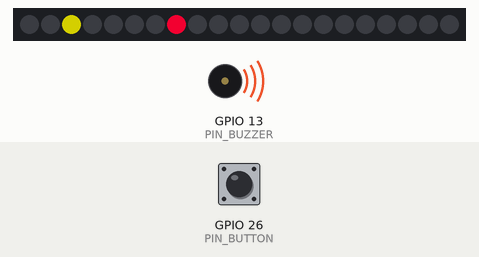
The sketch below on a simulated ESP32. On the bench: 21 RGB LEDs in strip order, left to right, buzzer (waves = sounding). The test bench sets the inputs (shaded band); at power-on: GPIO 26 (PIN_BUTTON) HIGH. Dim RGB values are drawn brighter than linear; random numbers use the default seed unless the sketch sets one.

Above: at 1.26 s.
1.3 s: GPIO 26 (PIN_BUTTON) pulled LOW for 3.2 s
At 3.77 s:
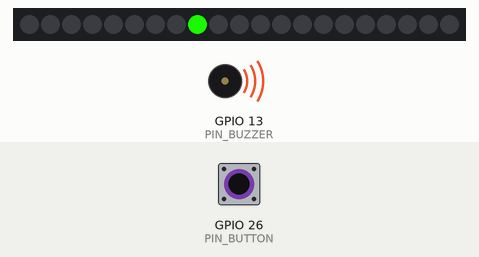
5.1 s: GPIO 26 (PIN_BUTTON) pulled LOW for 3.2 s
At 7.57 s:
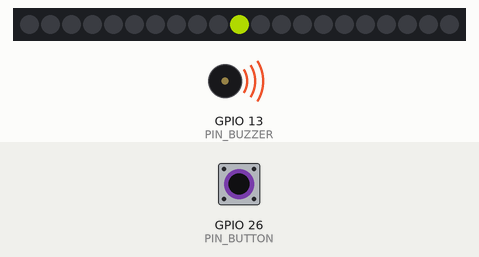
8.9 s: GPIO 26 (PIN_BUTTON) pulled LOW for 3.2 s
At 11.37 s:
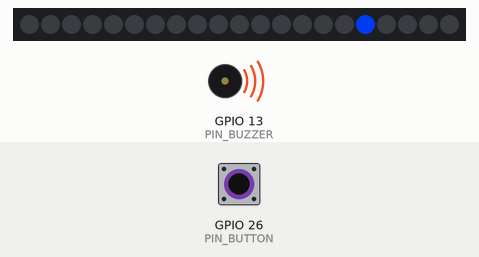
12.7 s: GPIO 26 (PIN_BUTTON) pulled LOW for 3.2 s
At 15.61 s:
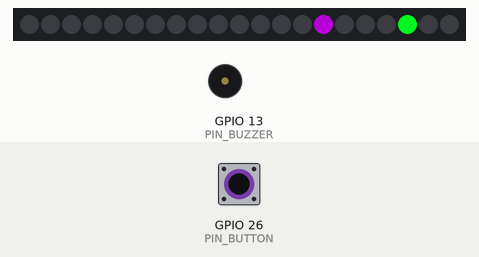
16.5 s: GPIO 26 (PIN_BUTTON) pulled LOW for 3.2 s
At 19.41 s:
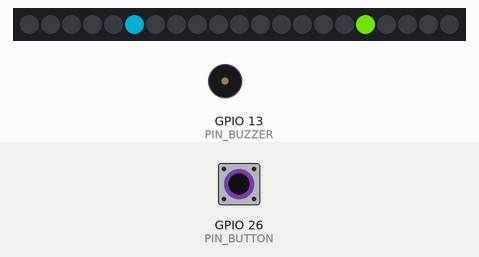
20.3 s: GPIO 26 (PIN_BUTTON) pulled LOW for 3.2 s
At 27.9 s:
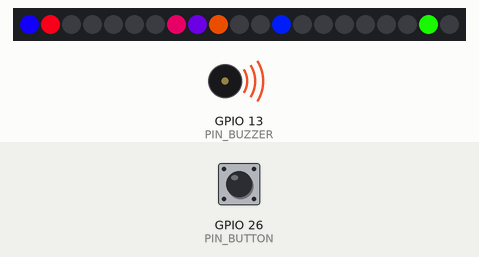
Timing chart, 0 to 29.9 s (numbered marks = the images above; inputs shaded):
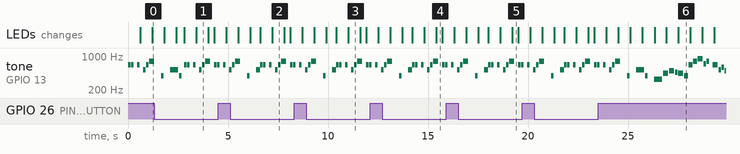

Measured:
- by itself, tone on GPIO 13 (PIN_BUZZER): plays 659 Hz for 0.14 s, 784 Hz for 0.27 s, 392 Hz for 0.14 s, 523 Hz for 0.20 s, 659 Hz for 0.14 s, 659 Hz for 0.14 s … (34 notes in this stretch)

The sketch:

Juego_elegir_musica.ino
```cpp
#define NOTE_B0  31
#define NOTE_C1  33
#define NOTE_CS1 35
#define NOTE_D1  37
#define NOTE_DS1 39
#define NOTE_E1  41
#define NOTE_F1  44
#define NOTE_FS1 46
#define NOTE_G1  49
#define NOTE_GS1 52
#define NOTE_A1  55
#define NOTE_AS1 58
#define NOTE_B1  62
#define NOTE_C2  65
#define NOTE_CS2 69
#define NOTE_D2  73
#define NOTE_DS2 78
#define NOTE_E2  82
#define NOTE_F2  87
#define NOTE_FS2 93
#define NOTE_G2  98
#define NOTE_GS2 104
#define NOTE_A2  110
#define NOTE_AS2 117
#define NOTE_B2  123
#define NOTE_C3  131
#define NOTE_CS3 139
#define NOTE_D3  147
#define NOTE_DS3 156
#define NOTE_E3  165
#define NOTE_F3  175
#define NOTE_FS3 185
#define NOTE_G3  196
#define NOTE_GS3 208
#define NOTE_A3  220
#define NOTE_AS3 233
#define NOTE_B3  247
#define NOTE_C4  262
#define NOTE_CS4 277
#define NOTE_D4  294
#define NOTE_DS4 311
#define NOTE_E4  330
#define NOTE_F4  349
#define NOTE_FS4 370
#define NOTE_G4  392
#define NOTE_GS4 415
#define NOTE_A4  440
#define NOTE_AS4 466
#define NOTE_B4  494
#define NOTE_C5  523
#define NOTE_CS5 554
#define NOTE_D5  587
#define NOTE_DS5 622
#define NOTE_E5  659
#define NOTE_F5  698
#define NOTE_FS5 740
#define NOTE_G5  784
#define NOTE_GS5 831
#define NOTE_A5  880
#define NOTE_AS5 932
#define NOTE_B5  988
#define NOTE_C6  1047
#define NOTE_CS6 1109
#define NOTE_D6  1175
#define NOTE_DS6 1245
#define NOTE_E6  1319
#define NOTE_F6  1397
#define NOTE_FS6 1480
#define NOTE_G6  1568
#define NOTE_GS6 1661
#define NOTE_A6  1760
#define NOTE_AS6 1865
#define NOTE_B6  1976
#define NOTE_C7  2093
#define NOTE_CS7 2217
#define NOTE_D7  2349
#define NOTE_DS7 2489
#define NOTE_E7  2637
#define NOTE_F7  2794
#define NOTE_FS7 2960
#define NOTE_G7  3136
#define NOTE_GS7 3322
#define NOTE_A7  3520
#define NOTE_AS7 3729
#define NOTE_B7  3951
#define NOTE_C8  4186
#define NOTE_CS8 4435
#define NOTE_D8  4699
#define NOTE_DS8 4978
#define REST      0

#include <Adafruit_NeoPixel.h>

// Definir pines y otros parámetros
#define PIN_NEO_PIXEL 19
#define NUM_PIXELS 21
#define PIN_BUTTON 26
#define PIN_BUZZER 13

Adafruit_NeoPixel strip = Adafruit_NeoPixel(NUM_PIXELS, PIN_NEO_PIXEL, NEO_GRB + NEO_KHZ800);

unsigned long previousMillis = 0;
unsigned long buttonPressedMillis = 0;
const long interval = 600; // Intervalo de 250 ms (0.25 segundos)
const long longPressDuration = 1500; // Duración de pulsación larga en ms (1.5 segundos)

// Para rastrear LEDs encendidos en randomRainbow()
bool ledState[NUM_PIXELS] = {false};
int ledsOnCount = 0;

// change this to make the song slower or faster
int tempo = 200;

// change this to whichever pin you want to use
int buzzer = 13;

// notes of the moledy followed by the duration.
// a 4 means a quarter note, 8 an eighteenth , 16 sixteenth, so on
// !!negative numbers are used to represent dotted notes,
// so -4 means a dotted quarter note, that is, a quarter plus an eighteenth!!
int melody[] = {

  // Super Mario Bros theme
  // Score available at https://musescore.com/user/2123/scores/2145
  // Theme by Koji Kondo

  NOTE_E5,8, NOTE_E5,8, REST,8, NOTE_E5,8, REST,8, NOTE_C5,8, NOTE_E5,8, //1
  NOTE_G5,4, REST,4, NOTE_G4,8, REST,4,
  NOTE_C5,-4, NOTE_G4,8, REST,4, NOTE_E4,-4, // 3
  NOTE_A4,4, NOTE_B4,4, NOTE_AS4,8, NOTE_A4,4,
  NOTE_G4,-8, NOTE_E5,-8, NOTE_G5,-8, NOTE_A5,4, NOTE_F5,8, NOTE_G5,8,
  REST,8, NOTE_E5,4,NOTE_C5,8, NOTE_D5,8, NOTE_B4,-4,

  REST,4, NOTE_G5,8, NOTE_FS5,8, NOTE_F5,8, NOTE_DS5,4, NOTE_E5,8,//7
  REST,8, NOTE_GS4,8, NOTE_A4,8, NOTE_C4,8, REST,8, NOTE_A4,8, NOTE_C5,8, NOTE_D5,8,
  REST,4, NOTE_DS5,4, REST,8, NOTE_D5,-4,
  NOTE_C5,2, REST,2,

  REST,4, NOTE_G5,8, NOTE_FS5,8, NOTE_F5,8, NOTE_DS5,4, NOTE_E5,8,//repeats from 7
  REST,8, NOTE_GS4,8, NOTE_A4,8, NOTE_C4,8, REST,8, NOTE_A4,8, NOTE_C5,8, NOTE_D5,8,
  REST,4, NOTE_DS5,4, REST,8, NOTE_D5,-4,
  NOTE_C5,2, REST,2,
};

int notes = sizeof(melody) / sizeof(melody[0]) / 2;
int wholenote = (60000 * 4) / tempo;
int divider = 0, noteDuration = 0;
unsigned long previousNoteTime = 0;
int currentNote = 0;
bool isPlaying = true; // Variable para rastrear si la canción está en reproducción


void setup() {
  strip.begin();
  strip.show(); // Inicializar todos los píxeles a 'off'

  pinMode(PIN_BUTTON, INPUT_PULLUP);
  pinMode(PIN_BUZZER, OUTPUT);

  Serial.begin(9600);
}

void loop() {
  unsigned long currentMillis = millis();

  // Verificar si el botón está presionado y si es una pulsación larga
  if (digitalRead(PIN_BUTTON) == LOW) {
    if (buttonPressedMillis == 0) {
      buttonPressedMillis = currentMillis;
    }
    if ((currentMillis - buttonPressedMillis >= longPressDuration)) {
      resetRandomRainbow(); // Reiniciar randomRainbow()
      buttonPressedMillis = 0; // Reiniciar el temporizador de pulsación
      isPlaying = true; // Iniciar reproducción de la canción
      currentNote = 0; // Reiniciar el índice de la nota
      previousNoteTime = 0; // Reiniciar el tiempo de la nota anterior
    }
  } else {
    buttonPressedMillis = 0; // Reiniciar el temporizador de pulsación si el botón no está presionado
  }

  randomRainbow(); // Ejecutar randomRainbow()

  if (isPlaying) {
    canta();
  }
}

void resetRandomRainbow() {
  // Reiniciar variables para randomRainbow()
  previousMillis = millis();
  ledsOnCount = 0;
  for (int i = 0; i < NUM_PIXELS; i++) {
    ledState[i] = false;
  }
  strip.clear();
  strip.show();
}

void randomRainbow() {
  if (millis() - previousMillis >= interval) {
    if (ledsOnCount < NUM_PIXELS-1) {
      int randomPixel;
      do {
        randomPixel = random(NUM_PIXELS);
      } while (ledState[randomPixel]);

      uint32_t color = Wheel(random(256)); // Obtener un color aleatorio del arcoíris
      strip.setPixelColor(randomPixel, color);
      strip.show();

      ledState[randomPixel] = true;
      ledsOnCount++;
    }

    previousMillis = millis();
  }
}

// Función para generar colores del arcoíris
uint32_t Wheel(byte WheelPos) {
  WheelPos = 255 - WheelPos;
  if (WheelPos < 85) {
    return strip.Color(255 - WheelPos * 3, 0, WheelPos * 3);
  } else if (WheelPos < 170) {
    WheelPos -= 85;
    return strip.Color(0, WheelPos * 3, 255 - WheelPos * 3);
  } else {
    WheelPos -= 170;
    return strip.Color(WheelPos * 3, 255 - WheelPos * 3, 0);
  }
}

void canta() {
  unsigned long currentMillis = millis();
  if (currentNote < notes) {
    if (currentMillis - previousNoteTime >= noteDuration) {
      divider = melody[currentNote * 2 + 1];
      if (divider > 0) {
        noteDuration = (wholenote) / divider;
      } else {
        noteDuration = (wholenote) / abs(divider);
        noteDuration *= 1.5;
      }
      previousNoteTime = currentMillis;

      if (melody[currentNote * 2] == REST) {
        noTone(PIN_BUZZER);
      } else {
        tone(PIN_BUZZER, melody[currentNote * 2], noteDuration * 0.9);
      }
      currentNote++;
    }
  } else {
    noTone(PIN_BUZZER);
    isPlaying = false; // Detener la reproducción de la canción después de una vez
  }
}
```
